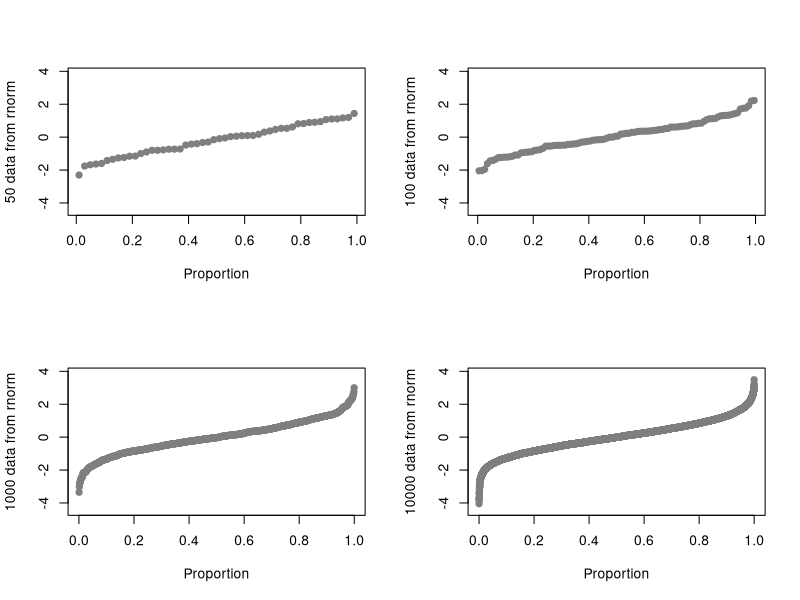
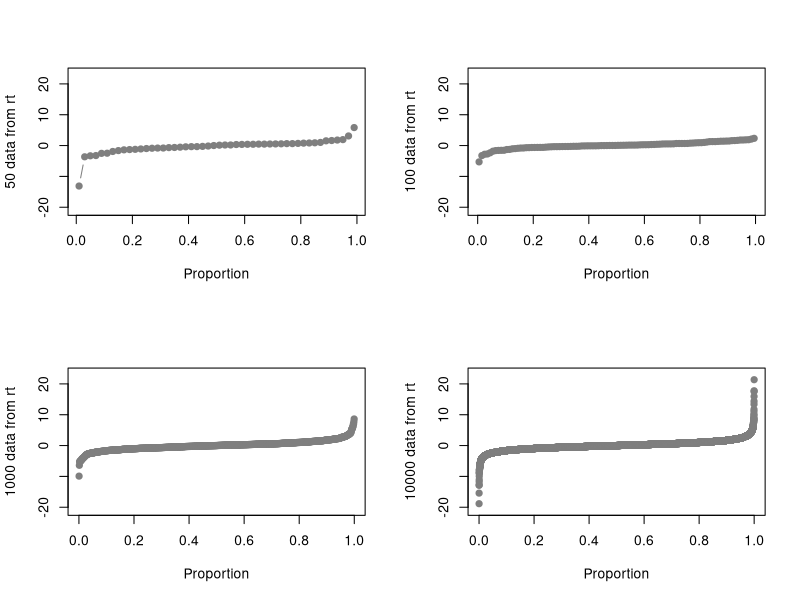
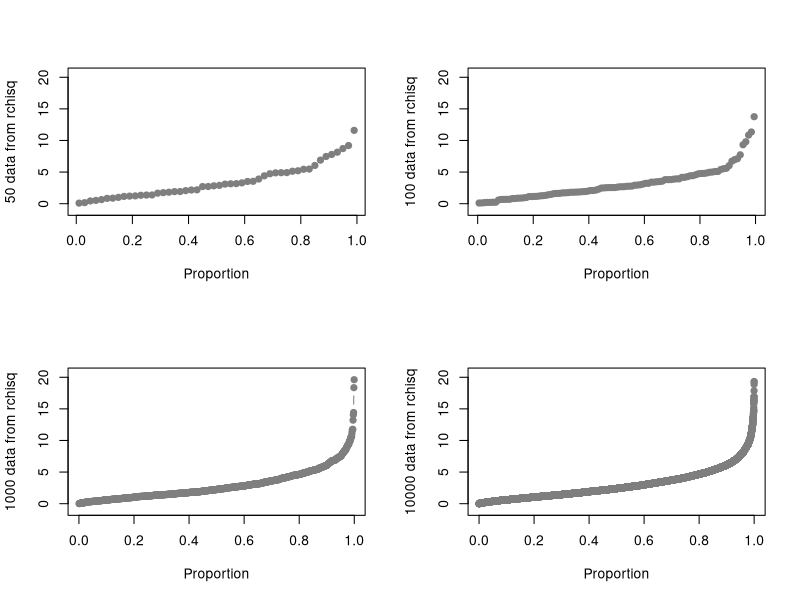
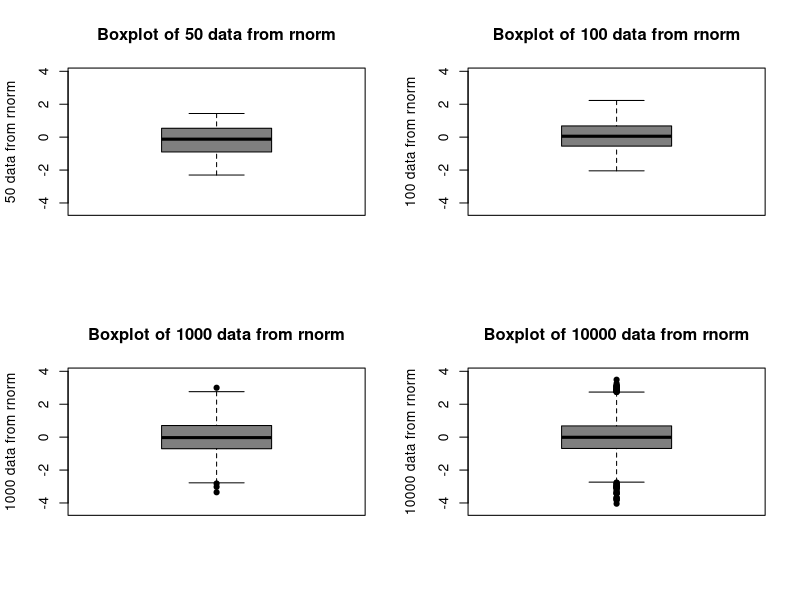
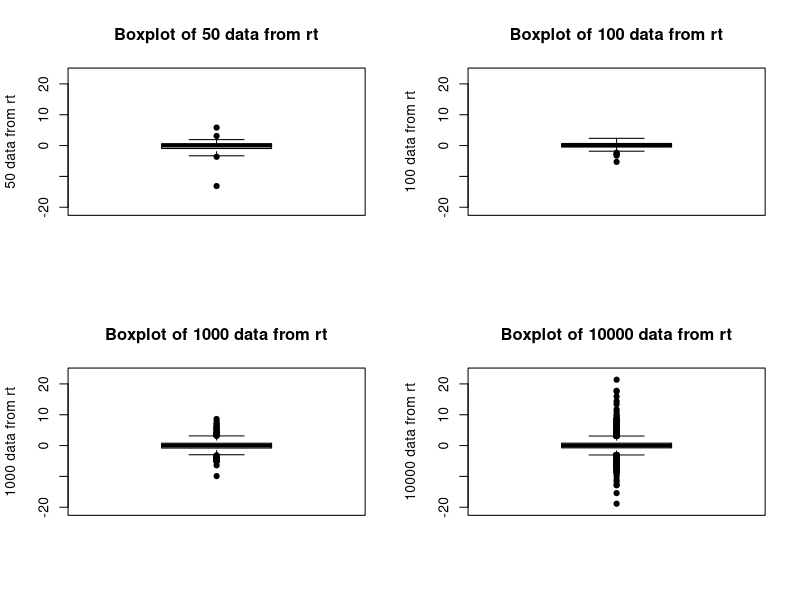
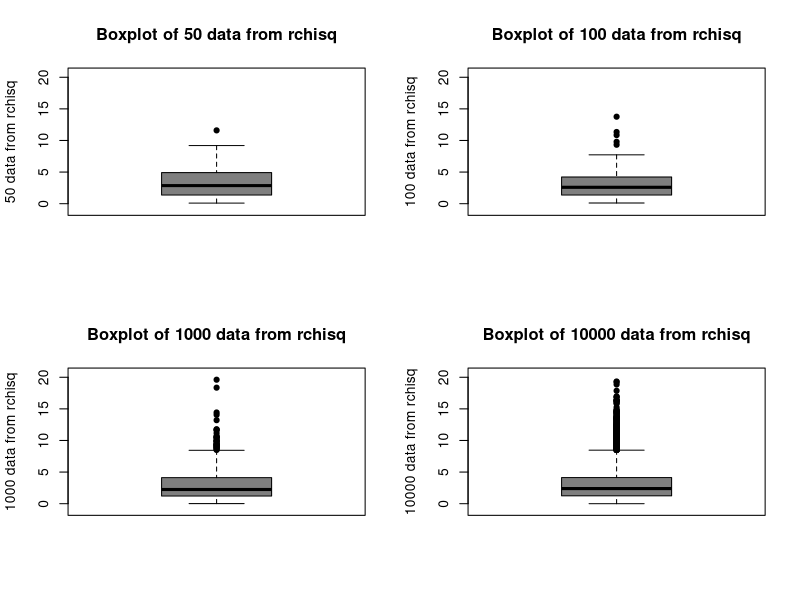
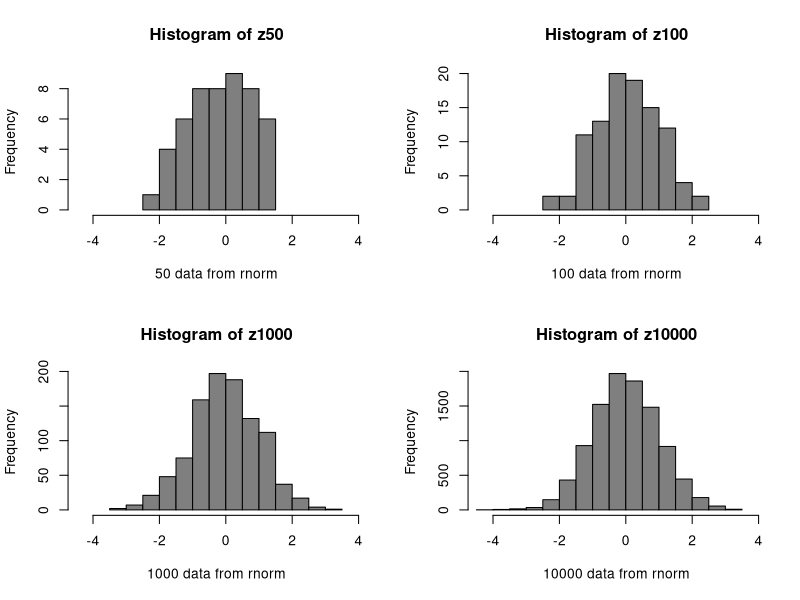
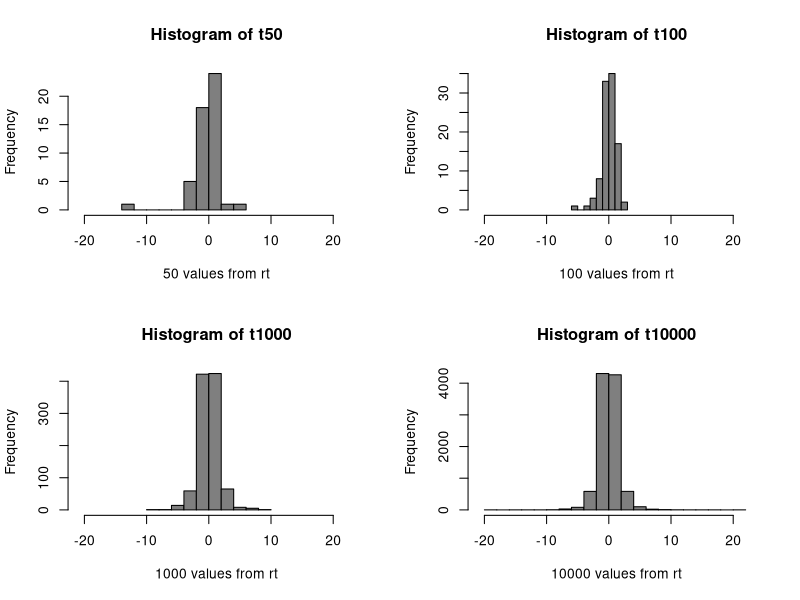

Write R code to recreate these figures, in order.
## ---- chunk 1
knitr::opts_chunk$set(echo = TRUE)
## ---- chunk 2
    set.seed(314159)
    # The normal data
    z50 <- rnorm(50,0,1)
    z100 <- rnorm(100,0,1)
    z1000 <- rnorm(1000,0,1)
    z10000 <- rnorm(10000,0,1)
    zlims <- extendrange(c(z50, z100, z1000, z10000))
    
    # The student t (3) data
    t50 <- rt(50,3)
    t100 <- rt(100,3)
    t1000 <- rt(1000,3)
    t10000 <- rt(10000,3)
    tlims <- extendrange(c(t50, t100, t1000, t10000))
    
    # The Chi-squared (3) data
    c50 <- rchisq(50,3)
    c100 <- rchisq(100,3)
    c1000 <- rchisq(1000,3)
    c10000 <- rchisq(10000,3)
    clims <- extendrange(c(c50, c100, c1000, c10000))
    
## ---- chunk 3
savePar <- par(mfrow=c(2,2))
plot(ppoints(50), sort(z50), ylim = zlims, xlab = "Proportion",
     ylab = "50 data from rnorm", type = "b", pch = 19, col = "grey50") 
plot(ppoints(100), sort(z100), ylim = zlims, xlab = "Proportion", 
     ylab = "100 data from rnorm", type = "b", pch = 19, col = "grey50") 
plot(ppoints(1000), sort(z1000), ylim = zlims, xlab = "Proportion", 
     ylab = "1000 data from rnorm", type = "b", pch = 19, col = "grey50") 
plot(ppoints(10000), sort(z10000), ylim = zlims, xlab = "Proportion", 
     ylab = "10000 data from rnorm", type = "b", pch = 19, col = "grey50")

    
## ---- chunk 4
savePar <- par(mfrow=c(2,2))
plot(ppoints(50), sort(t50), ylim = tlims, xlab = "Proportion", 
     ylab = "50 data from rt", type = "b", pch = 19, col = "grey50") 
plot(ppoints(100), sort(t100), ylim = tlims, xlab = "Proportion", 
     ylab = "100 data from rt", type = "b", pch = 19, col = "grey50") 
plot(ppoints(1000), sort(t1000), ylim = tlims, xlab = "Proportion", 
     ylab = "1000 data from rt",type = "b", pch = 19, col = "grey50") 
plot(ppoints(10000), sort(t10000), ylim = tlims, xlab = "Proportion", 
     ylab = "10000 data from rt", type = "b", pch = 19, col = "grey50")



    
## ---- chunk 5
savePar <- par(mfrow=c(2,2))
plot(ppoints(50), sort(c50), ylim = clims, xlab = "Proportion", 
     ylab = "50 data from rchisq", type = "b", pch = 19, col = "grey50") 
plot(ppoints(100), sort(c100), ylim = clims, xlab = "Proportion", 
     ylab = "100 data from rchisq", type = "b", pch = 19, col = "grey50") 
plot(ppoints(1000), sort(c1000), ylim = clims, xlab = "Proportion", 
     ylab = "1000 data from rchisq", type = "b", pch = 19, col = "grey50") 
plot(ppoints(10000), sort(c10000), ylim = clims, xlab = "Proportion", 
     ylab = "10000 data from rchisq", type = "b", pch = 19, col = "grey50")



    
## ---- chunk 6
savePar <- par(mfrow=c(2,2))

boxplot(z50, ylim = zlims, main = "Boxplot of 50 data from rnorm", 
        ylab = "50 data from rnorm", type = "b", pch = 19, col = "grey50") 
boxplot(z100, ylim = zlims, main = "Boxplot of 100 data from rnorm", 
        ylab = "100 data from rnorm", type = "b", pch = 19, col = "grey50") 
boxplot(z1000, ylim = zlims, main = "Boxplot of 1000 data from rnorm", 
        ylab = "1000 data from rnorm", type = "b", pch = 19, col = "grey50") 
boxplot(z10000, ylim = zlims, main = "Boxplot of 10000 data from rnorm", 
        ylab = "10000 data from rnorm", type = "b", pch = 19, col = "grey50")



    
## ---- chunk 7
savePar <- par(mfrow=c(2,2))

boxplot(t50, ylim = tlims, main = "Boxplot of 50 data from rt", 
        ylab = "50 data from rt", type = "b", pch = 19, col = "grey50") 
boxplot(t100, ylim = tlims, main = "Boxplot of 100 data from rt", 
        ylab = "100 data from rt", type = "b", pch = 19, col = "grey50") 
boxplot(t1000, ylim = tlims, main = "Boxplot of 1000 data from rt", 
        ylab = "1000 data from rt", type = "b", pch = 19, col = "grey50")
boxplot(t10000, ylim = tlims, main = "Boxplot of 10000 data from rt", 
        ylab = "10000 data from rt", type = "b", pch = 19, col = "grey50")




    
## ---- chunk 8
savePar <- par(mfrow=c(2,2))

boxplot(c50, ylim = clims, main = "Boxplot of 50 data from rchisq", 
        ylab = "50 data from rchisq", type = "b", pch = 19, col = "grey50") 
boxplot(c100, ylim = clims, main = "Boxplot of 100 data from rchisq",
        ylab = "100 data from rchisq", type = "b", pch = 19, col = "grey50") 
boxplot(c1000, ylim = clims, main = "Boxplot of 1000 data from rchisq", 
        ylab = "1000 data from rchisq", type = "b", pch = 19, col = "grey50") 
boxplot(c10000, ylim = clims, main = "Boxplot of 10000 data from rchisq", 
        ylab = "10000 data from rchisq", type = "b", pch = 19, col = "grey50")

    
## ---- chunk 9
savePar <- par(mfrow=c(2,2))


hist(z50, xlim = zlims, xlab = "50 data from rnorm", col = "grey50") 
hist(z100, xlim = zlims, xlab = "100 data from rnorm", col = "grey50") 
hist(z1000, xlim = zlims, xlab = "1000 data from rnorm", col = "grey50") 
hist(z10000, xlim = zlims, xlab = "10000 data from rnorm", col = "grey50")

    
## ---- chunk 10
savePar <- par(mfrow=c(2,2))


hist(t50, xlim = tlims, xlab = "50 values from rt", col = "grey50") 
hist(t100, xlim = tlims, xlab = "100 values from rt", col = "grey50") 
hist(t1000, xlim = tlims, xlab = "1000 values from rt", col = "grey50") 
hist(t10000, xlim = tlims, xlab = "10000 values from rt", col = "grey50")


    
## ---- chunk 11
savePar <- par(mfrow=c(2,2))
hist(c50, xlim = clims, xlab = "100 values from rchisq", col = "grey50") 
hist(c100, xlim = clims, xlab = "100 values from rchisq", col = "grey50") 
hist(c1000, xlim = clims, xlab = "1000 values from rchisq", col = "grey50") 
hist(c10000, xlim = clims, xlab = "10000 values from rchisq", col = "grey50")
## ---- chunk 12
savePar <- par(mfrow=c(2,2))
plot(density(z50), xlim = zlims, col = "grey50") 
plot(density(z100), xlim = zlims, col = "grey50") 
plot(density(z1000), xlim = zlims, col = "grey50") 
plot(density(z10000), xlim = zlims, col = "grey50")

## ---- chunk 13
savePar <- par(mfrow=c(2,2))
plot(density(t50), xlim = tlims, col = "grey50") 
plot(density(t100), xlim = tlims, col = "grey50") 
plot(density(t1000), xlim = tlims, col = "grey50") 
plot(density(t10000), xlim = tlims, col = "grey50")


## ---- chunk 14
savePar <- par(mfrow=c(2,2))
plot(density(c50), xlim = clims, col = "grey50") 
plot(density(c100), xlim = clims, col = "grey50") 
plot(density(c1000), xlim = clims, col = "grey50") 
plot(density(c10000), xlim = clims, col = "grey50")



